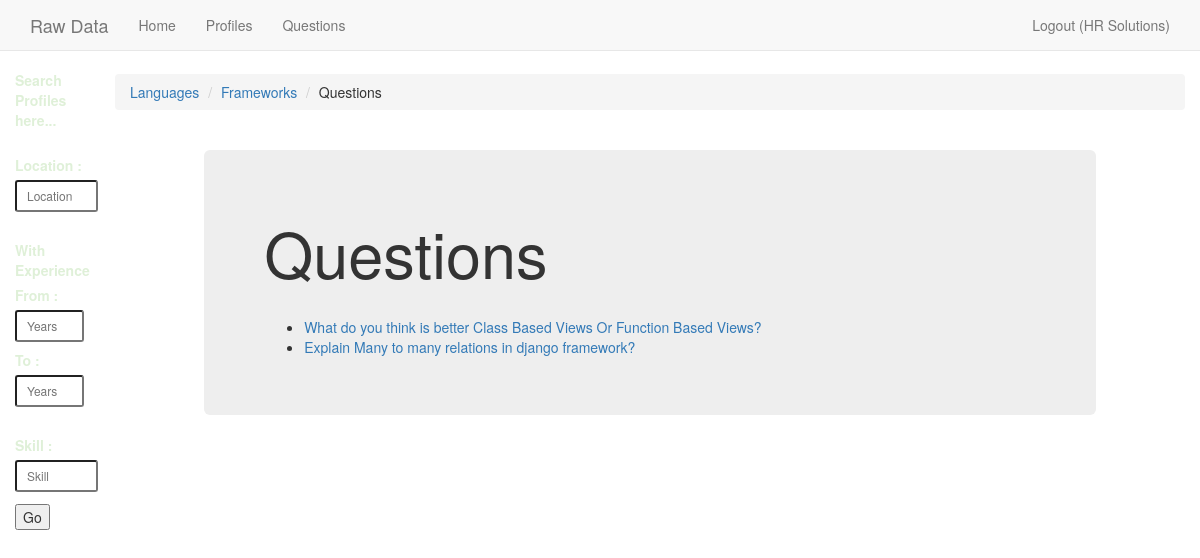
The page /frameworks/1/questions/ (signed in) on the database its author committed.
### recruits/models.py (models this page shows, shortened)
class CustomUser(AbstractBaseUser, PermissionsMixin):
    email = models.EmailField(unique=True)
    name = models.CharField(max_length=30)
    address = models.CharField(max_length=50)
    date_joined = models.DateTimeField(auto_now_add=True)
    is_active = models.BooleanField(default=True)
    is_staff = models.BooleanField(default=False)
    objects = UserManager()
    USERNAME_FIELD = 'email'
    REQUIRED_FIELDS = []
    class Meta:
        verbose_name = 'user'
        verbose_name_plural = 'users'

### questions/models.py (models this page shows, shortened)
class Question(models.Model):
    framework = models.ForeignKey(Framework, related_name='questions')
    question_text = models.TextField()

### questions/views.py (the view)
# urls.py: url(r'frameworks/(?P<id>[0-9]+)/questions/$', question_list, name='question-list'),
def question_list(request, id=None):
    if request.user.is_authenticated():
        framework = Framework.objects.get(id=id)
        questions = framework.questions.all()
        context = {
            'question_list': questions,
            'framework': framework,
        }
        return render(request, 'questions/question_list.html', context)
    return HttpResponse("You need to login first.")

### questions/templates/questions/question_list.html (shortened to what this page needs)
{% extends "recruits/base.html" %}
{% block content %}
<nav class="breadcrumb">
  <li><a class="breadcrumb-item" href="{% url 'questions:language-list' %}">Languages</a></li>
  <li><a class="breadcrumb-item" href="{% url 'questions:language-detail' framework.language.id %}">Frameworks</a></li>
  <li><span class="breadcrumb-item active">Questions</span></li>
</nav>
<br>
<div class='col-sm-10 col-sm-offset-1 jumbotron'>
  <h1 >Questions</h1>
  <br>
  <ul>
    {% for question in question_list %}
      <li><a href='{{ question.id }}'>{{ question.question_text }}</li>
    {% endfor %}
  </ul>
</div>
{% endblock %}

### recruits/templates/recruits/navbar.html (shortened to what this page needs)
<nav class="navbar navbar-default navbar-static-top nav_bar affix">
  <div class="container">
    <div class="navbar-header">
      <a class="navbar-brand" href="#">Raw Data</a>
    </div>
    <div id="navbar" class="navbar-collapse collapse">
      <ul class="nav navbar-nav">
        <li><a href="{% url 'recruits:home' %}">Home</a></li>
        <li><a href='{% url "recruits:profile-list" %}'>Profiles</a></li></li>
        {% if request.user.is_authenticated %}
        <li><a href='{% url "questions:language-list" %}'>Questions</a></li></li>
        {% endif %}
      </ul>
      <ul class="nav navbar-nav navbar-right">
        {% if request.user.is_authenticated and not request.user.is_superuser %}
        <li class='pull-right'><a  href='{% url "recruits:logout" %}'>Logout ({{ request.user.name }})</a></li>
        {% elif request.user.is_authenticated and request.user.is_superuser %}
        <li class='pull-right'><a  href='{% url "recruits:logout" %}'>Logout ({{ request.user.name }})</a></li>
        <li class='pull-right'><a  href='/admin'>Admin Interface</a></li>
        {% else %}
        <li class='pull-right'><a  href='{% url "recruits:login" %}'>Login</a></li>
        {% endif %}
      </ul>
    </div>
  </div>
</nav>

### static/css/navbar-static-top.css (style rules this page uses)
body { min-height: 2000px; }
.navbar-static-top { margin-bottom: 19px; }

### static/css/custom.css (style rules this page uses)
.nav_bar { width: 100%; }
body { background-image: url("light-bg.jpg"); }

### rows shown on the page
CustomUser: user.name "HR Solutions"
Question: question_text "What do you think is better Class Based Views Or Function Based Views?"
Question: question_text "Explain Many to many relations in django framework?"
